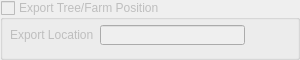
                 <widget class="QGroupBox" name="groupBox_5">
                  <property name="enabled">
                   <bool>false</bool>
                  </property>
                  <property name="minimumSize">
                   <size>
                    <width>300</width>
                    <height>60</height>
                   </size>
                  </property>
                  <property name="maximumSize">
                   <size>
                    <width>300</width>
                    <height>60</height>
                   </size>
                  </property>
                  <property name="title">
                   <string>Export Tree/Farm Position</string>
                  </property>
                  <property name="checkable">
                   <bool>true</bool>
                  </property>
                  <property name="checked">
                   <bool>false</bool>
                  </property>
                  <widget class="QWidget" name="TextureLayout_4" native="true">
                   <property name="geometry">
                    <rect>
                     <x>10</x>
                     <y>20</y>
                     <width>281</width>
                     <height>30</height>
                    </rect>
                   </property>
                   <property name="minimumSize">
                    <size>
                     <width>0</width>
                     <height>30</height>
                    </size>
                   </property>
                   <property name="maximumSize">
                    <size>
                     <width>16777215</width>
                     <height>20</height>
                    </size>
                   </property>
                   <layout class="QHBoxLayout" name="horizontalLayout_17">
                    <item>
                     <widget class="QLabel" name="label_14">
                      <property name="minimumSize">
                       <size>
                        <width>0</width>
                        <height>20</height>
                       </size>
                      </property>
                      <property name="maximumSize">
                       <size>
                        <width>16777215</width>
                        <height>20</height>
                       </size>
                      </property>
                      <property name="text">
                       <string>Export Location</string>
                      </property>
                     </widget>
                    </item>
                    <item>
                     <widget class="QLineEdit" name="locationLine">
                      <property name="minimumSize">
                       <size>
                        <width>0</width>
                        <height>20</height>
                       </size>
                      </property>
                      <property name="maximumSize">
                       <size>
                        <width>16777215</width>
                        <height>20</height>
                       </size>
                      </property>
                     </widget>
                    </item>
                    <item>
                     <widget class="QPushButton" name="locationButton">
                      <property name="minimumSize">
                       <size>
                        <width>0</width>
                        <height>20</height>
                       </size>
                      </property>
                      <property name="maximumSize">
                       <size>
                        <width>16777215</width>
                        <height>20</height>
                       </size>
                      </property>
                      <property name="text">
                       <string/>
                      </property>
                      <property name="icon">
                       <iconset>
                        <normaloff>../../Uni/FMP/Terrain/ui/browseFolder.png</normaloff>../../Uni/FMP/Terrain/ui/browseFolder.png</iconset>
                      </property>
                      <property name="iconSize">
                       <size>
                        <width>25</width>
                        <height>25</height>
                       </size>
                      </property>
                      <property name="flat">
                       <bool>true</bool>
                      </property>
                     </widget>
                    </item>
                   </layout>
                  </widget>
                 </widget>
